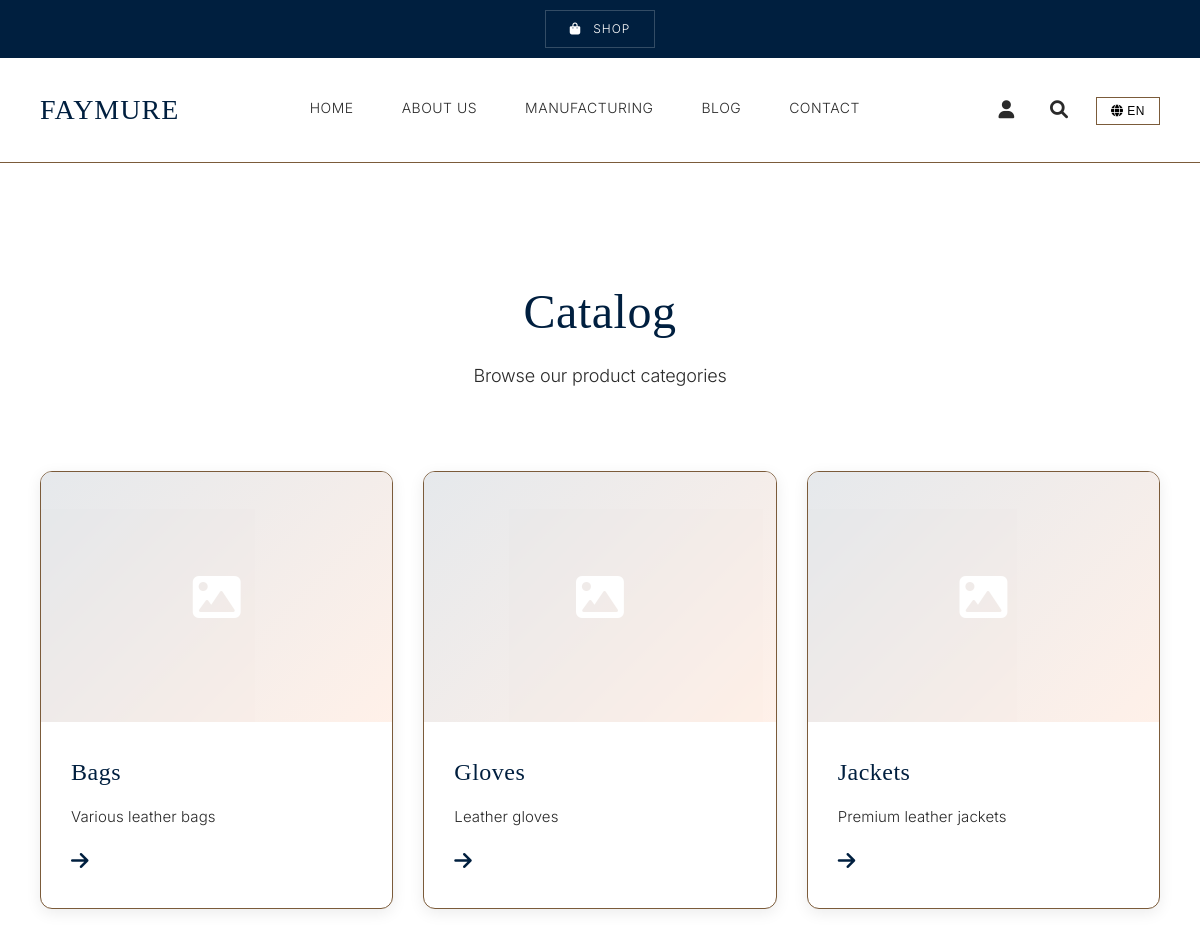
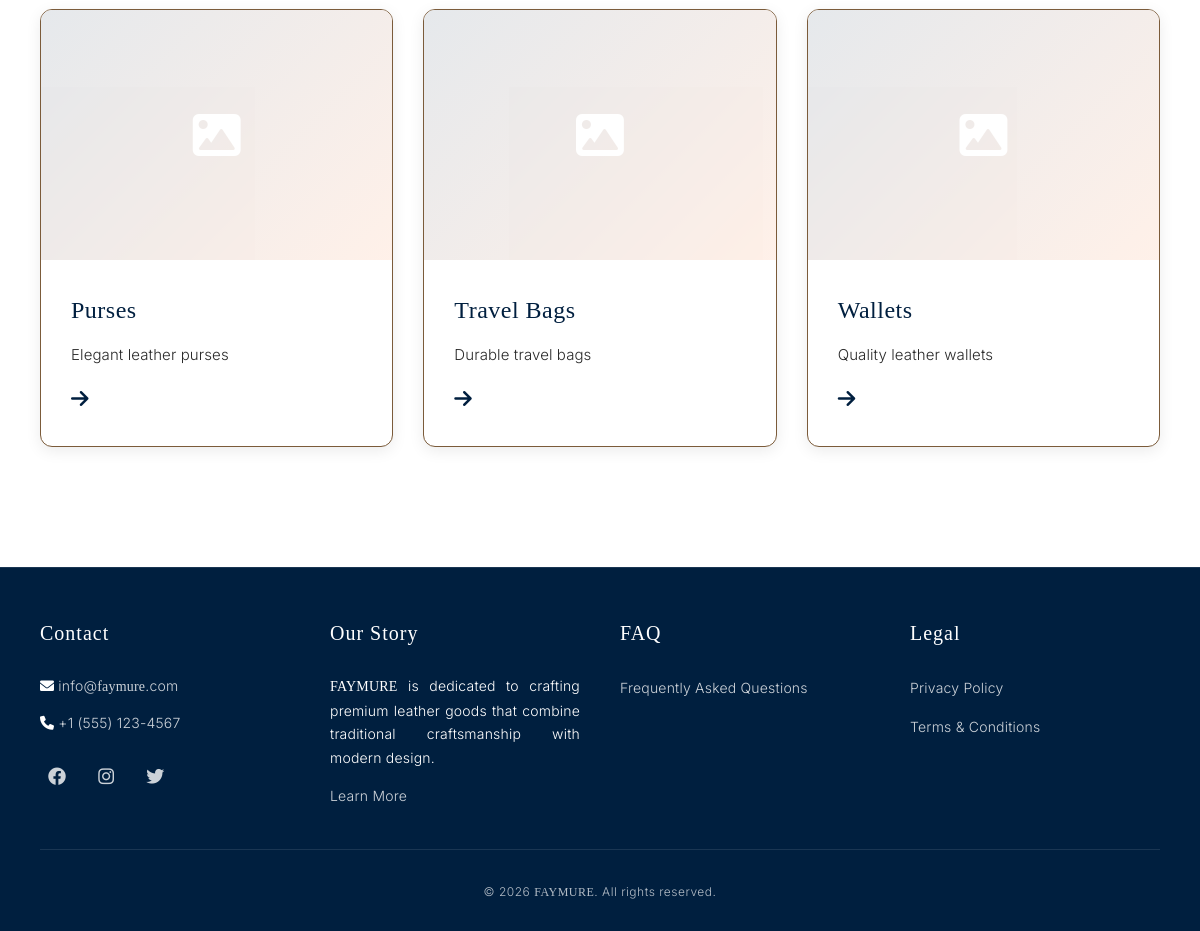
Screenshot of /explore.php with the database file from the repository (2 pictures, top to bottom).
### tables this page shows
CREATE TABLE IF NOT EXISTS categories (
    id INT AUTO_INCREMENT PRIMARY KEY,
    name VARCHAR(100) NOT NULL,
    slug VARCHAR(100) UNIQUE NOT NULL,
    description TEXT,
    image VARCHAR(255),
    parent_id INT NULL,
    sort_order INT DEFAULT 0,
    created_at TIMESTAMP DEFAULT CURRENT_TIMESTAMP,
    deleted_at TIMESTAMP NULL,
    FOREIGN KEY (parent_id) REFERENCES categories(id) ON DELETE SET NULL
);

### explore.php (the view, shortened to what this page needs)
<?php
require_once 'includes/header.php';
$conn = getDBConnection();
function getContent($key, $default = '') {
    global $conn;
    $result = $conn->query("SELECT content_value FROM site_content WHERE content_key='$key'");
    if ($result) {
        $row = $result->fetch_assoc();
    }
    return $default;
}
$explore_title = getContent('explore_title', 'Catalog');
$explore_subtitle = getContent('explore_subtitle', 'Browse our product categories');
$categories = [];
$categories_result = $conn->query("SELECT * FROM categories WHERE deleted_at IS NULL ORDER BY sort_order, name");
if ($categories_result) {
    $categories = $categories_result->fetch_all(MYSQLI_ASSOC);
}
$base = defined('BASE_PATH') ? BASE_PATH : '';
?>
    <main class="explore-page">
        <div class="container">
            <div class="page-header reveal">
                <h1 class="page-title"><?php echo htmlspecialchars($explore_title); ?></h1>
                <p class="page-subtitle"><?php echo htmlspecialchars($explore_subtitle); ?></p>
            </div>
            <?php if (empty($categories)): ?>
                <div class="no-categories reveal" data-delay="100">
                    <i class="fas fa-inbox"></i>
                    <p>No categories available at the moment.</p>
                </div>
            <?php else: ?>
                <div class="categories-grid stagger">
                    <?php foreach ($categories as $index => $category): ?>
                        <a href="<?php echo (defined('BASE_PATH') ? BASE_PATH : ''); ?>/products?category=<?php echo $category['slug']; ?>" class="category-card hover-lift reveal" data-delay="<?php echo ($index * 50) + 100; ?>">
                            <div class="category-image">
                                <?php if ($category['image']): ?>
                                    <img src="<?php echo ($base ? $base . '/' : '') . htmlspecialchars($category['image']); ?>" alt="<?php echo htmlspecialchars($category['name']); ?>">
                                <?php else: ?>
                                    <div class="placeholder-image">
                                        <i class="fas fa-image"></i>
                                    </div>
                                <?php endif; ?>
                            </div>
                            <div class="category-info">
                                <h3><?php echo htmlspecialchars($category['name']); ?></h3>
                                <?php if ($category['description']): ?>
                                    <p><?php echo htmlspecialchars(substr($category['description'], 0, 100)); ?><?php echo strlen($category['description']) > 100 ? '...' : ''; ?></p>
                                <?php endif; ?>
                                <div class="category-arrow">
                                    <i class="fas fa-arrow-right"></i>
                                </div>
                            </div>
                        </a>
                    <?php endforeach; ?>
                </div>
            <?php endif; ?>
        </div>
    </main>
<?php require_once 'includes/footer.php'; ?>

### assets/css/style.css (style rules this page uses)
* { margin: 0; padding: 0; box-sizing: border-box; }
:root { --primary-color: #001F3F; --secondary-color: #7B5B3A; --accent-color: #FF6F20; --background-color: #FFFFFF; --text-color: #2A2A2A; --text-secondary: #2A2A2A; --border-color: #7B5B3A; --dark-color: #001F3F; --shadow: rgba(0, 0, 0, 0.08); }
body { font-family: 'Inter', -apple-system, BlinkMacSystemFont, 'Segoe UI', sans-serif; color: var(--text-color); line-height: 1.7; background-color: var(--background-color); font-weight: 400; font-size: 16px; -webkit-font-smoothing: antialiased; -moz-osx-font-smoothing: grayscale; letter-spacing: -0.01em; }
.container { max-width: 1200px; margin: 0 auto; padding: 0 40px; }
.page-title { font-family: 'Playfair Display', serif; text-align: center; font-size: 56px; color: var(--primary-color); margin-bottom: 80px; font-weight: 500; letter-spacing: 1px; text-transform: none; line-height: 1.2; }
.categories-grid { display: grid; grid-template-columns: repeat(auto-fill, minmax(300px, 1fr)); gap: 40px; }
.category-card { background: var(--background-color); border-radius: 0; overflow: hidden; text-decoration: none; color: var(--text-color); transition: all 0.3s ease; border: 1px solid var(--border-color); }
.category-image { height: 240px; overflow: hidden; background: var(--background-color); }
.placeholder-image { display: flex; align-items: center; justify-content: center; height: 100%; font-size: 32px; color: var(--border-color); }
.category-info { padding: 32px; }
.category-info h3 { font-family: 'Playfair Display', serif; color: var(--primary-color); margin-bottom: 12px; font-weight: 500; font-size: 24px; letter-spacing: 0.5px; text-transform: none; }
.category-info p { font-size: 15px; color: var(--text-color); font-weight: 300; line-height: 1.6; letter-spacing: 0.1px; }

### assets/css/animations.css (style rules this page uses)
.reveal { opacity: 0; transform: translateY(12px); transition: opacity 360ms ease-out, transform 360ms ease-out; }
.reveal.in-view { opacity: 1; transform: translateY(0); }
.stagger .reveal:nth-child(1) { transition-delay: 0ms; }
.stagger .reveal:nth-child(2) { transition-delay: 90ms; }
.stagger .reveal:nth-child(3) { transition-delay: 180ms; }
.stagger .reveal:nth-child(4) { transition-delay: 270ms; }
.stagger .reveal:nth-child(5) { transition-delay: 360ms; }
.stagger .reveal:nth-child(6) { transition-delay: 450ms; }
.hover-lift { transition: transform 280ms ease-out, box-shadow 280ms ease-out; }

### explore.php (style rules this page uses)
.explore-page { padding: 120px 0; background: var(--background-color); min-height: 70vh; }
.page-header { text-align: center; margin-bottom: 80px; }
.page-title { font-family: 'Playfair Display', serif; font-size: 48px; color: var(--primary-color); margin-bottom: 20px; font-weight: 500; letter-spacing: 0.5px; }
.page-subtitle { font-size: 18px; color: var(--text-color); font-weight: 300; }
.categories-grid { display: grid; grid-template-columns: repeat(auto-fill, minmax(300px, 1fr)); gap: 30px; max-width: 1400px; margin: 0 auto; }
.category-card { background: #fff; border-radius: 12px; overflow: hidden; text-decoration: none; color: var(--text-color); transition: all 0.3s cubic-bezier(0.4, 0, 0.2, 1); box-shadow: 0 4px 15px rgba(0, 0, 0, 0.08); display: block; }
.category-image { position: relative; width: 100%; height: 250px; overflow: hidden; background: var(--background-color); }
.placeholder-image { width: 100%; height: 100%; display: flex; align-items: center; justify-content: center; background: linear-gradient(135deg, var(--primary-color) 0%, var(--accent-color) 100%); color: #fff; font-size: 48px; opacity: 0.1; }
.category-info { padding: 30px; }
.category-info h3 { font-family: 'Playfair Display', serif; font-size: 24px; color: var(--primary-color); margin-bottom: 12px; font-weight: 500; letter-spacing: 0.5px; }
.category-info p { font-size: 15px; color: var(--text-color); line-height: 1.6; margin-bottom: 15px; font-weight: 300; }
.category-arrow { color: var(--primary-color); font-size: 20px; transition: transform 0.3s ease; display: inline-block; }

### rows the page displays
categories: name "Bags", description "Various leather bags"
categories: name "Gloves", description "Leather gloves"
categories: name "Jackets", description "Premium leather jackets"
categories: name "Purses", description "Elegant leather purses"
categories: name "Travel Bags", description "Durable travel bags"
categories: name "Wallets", description "Quality leather wallets"

### other values shown
t('shop') "SHOP"
t('home') "HOME"
t('about') "ABOUT US"
t('manufacturing') "MANUFACTURING"
t('blog') "BLOG"
t('contact') "CONTACT"
$current_lang "EN"
$explore_title "Catalog"
$explore_subtitle "Browse our product categories"
$email "info@"
$phone "+1 (555) 123-4567"
